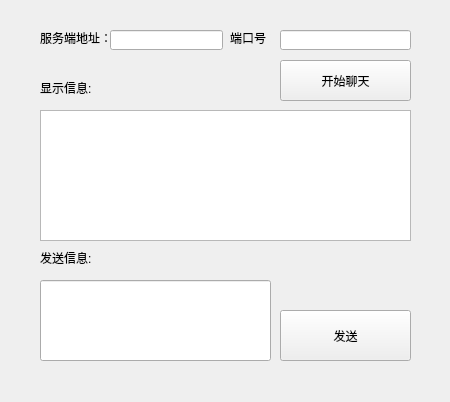
<?xml version="1.0" encoding="UTF-8"?>
<ui version="4.0">
 <class>Widget</class>
 <widget class="QWidget" name="Widget">
  <property name="geometry">
   <rect>
    <x>0</x>
    <y>0</y>
    <width>450</width>
    <height>402</height>
   </rect>
  </property>
  <property name="windowTitle">
   <string>Widget</string>
  </property>
  <widget class="QLabel" name="label_5">
   <property name="geometry">
    <rect>
     <x>230</x>
     <y>30</y>
     <width>41</width>
     <height>16</height>
    </rect>
   </property>
   <property name="text">
    <string>端口号：</string>
   </property>
  </widget>
  <widget class="QTextEdit" name="EditRecv">
   <property name="geometry">
    <rect>
     <x>40</x>
     <y>110</y>
     <width>371</width>
     <height>131</height>
    </rect>
   </property>
  </widget>
  <widget class="QLabel" name="label_4">
   <property name="geometry">
    <rect>
     <x>230</x>
     <y>20</y>
     <width>41</width>
     <height>16</height>
    </rect>
   </property>
   <property name="text">
    <string/>
   </property>
  </widget>
  <widget class="QPushButton" name="Send">
   <property name="geometry">
    <rect>
     <x>280</x>
     <y>310</y>
     <width>131</width>
     <height>51</height>
    </rect>
   </property>
   <property name="text">
    <string>发送</string>
   </property>
  </widget>
  <widget class="QLabel" name="label">
   <property name="geometry">
    <rect>
     <x>40</x>
     <y>80</y>
     <width>111</width>
     <height>16</height>
    </rect>
   </property>
   <property name="text">
    <string>显示信息:</string>
   </property>
  </widget>
  <widget class="QLineEdit" name="EditPort">
   <property name="geometry">
    <rect>
     <x>280</x>
     <y>30</y>
     <width>131</width>
     <height>20</height>
    </rect>
   </property>
  </widget>
  <widget class="QLabel" name="label_2">
   <property name="geometry">
    <rect>
     <x>40</x>
     <y>30</y>
     <width>71</width>
     <height>16</height>
    </rect>
   </property>
   <property name="text">
    <string>服务端地址：</string>
   </property>
  </widget>
  <widget class="QLineEdit" name="EditIP">
   <property name="geometry">
    <rect>
     <x>110</x>
     <y>30</y>
     <width>113</width>
     <height>20</height>
    </rect>
   </property>
  </widget>
  <widget class="QLabel" name="label_3">
   <property name="geometry">
    <rect>
     <x>40</x>
     <y>250</y>
     <width>111</width>
     <height>16</height>
    </rect>
   </property>
   <property name="text">
    <string>发送信息:</string>
   </property>
  </widget>
  <widget class="QLineEdit" name="EditSend">
   <property name="geometry">
    <rect>
     <x>40</x>
     <y>280</y>
     <width>231</width>
     <height>81</height>
    </rect>
   </property>
  </widget>
  <widget class="QPushButton" name="Listen">
   <property name="geometry">
    <rect>
     <x>280</x>
     <y>60</y>
     <width>131</width>
     <height>41</height>
    </rect>
   </property>
   <property name="text">
    <string>开始聊天</string>
   </property>
  </widget>
 </widget>
 <resources/>
 <connections/>
</ui>
